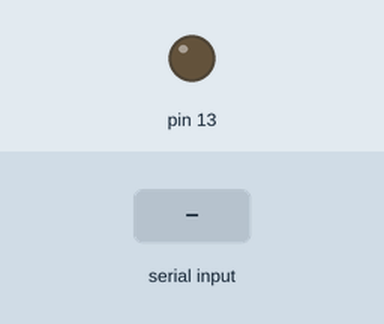
Simulated run of this sketch. Board: Arduino Uno, built with avr-gcc and run on an emulated ATmega328P. Parts: output pins drawn as LEDs (lit = HIGH). The test bench sets the inputs (shaded band).

Above: at 1.2 s.
1.3 s: "a" received over Serial
At 4.0 s:
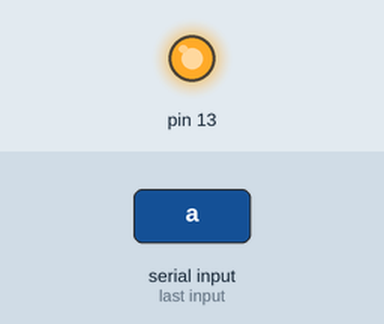
Timing chart, 0 to 10.3 s (numbered marks = the images above; inputs shaded):
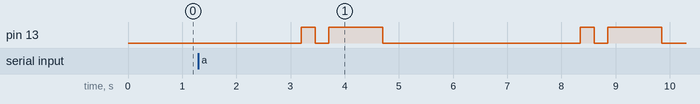

The sketch:

morse2.ino
```cpp
class Morse
{
  public:
    Morse(int pin);
    void dot();
    void dash();
    void c_space();
    void w_space();
  private:
    int _pin;
    int _dottime;
};
Morse morse(13);
String comdata ="";
int count =0;
void setup()
{
  Serial.begin(9600);
}

//**** */*-** ** *- -* --*
void loop()
{
  while(Serial.available()>0)
  {
    comdata += char(Serial.read());
    delay(2);
    count +=1;
  }
  for(int i=0;i<=count;i++)
  {
   switch(comdata[i])
  {
    case 'a': morse.dot();morse.dash(); break;
    case 'b': morse.dash();morse.dot();morse.dot();morse.dot();break;
    case 'c': morse.dash();morse.dot();morse.dash();morse.dot();break;
    case 'd': morse.dash();morse.dot();morse.dot(); break;
    case 'e': morse.dot();break;
    case 'f': morse.dot();morse.dot();morse.dash();morse.dot();break;
    case 'g': morse.dash();morse.dash();morse.dot();break;
    case 'h': morse.dot();morse.dot();morse.dot();morse.dot();break;
    case 'i': morse.dot();morse.dot();break;
    case 'j': morse.dot();morse.dash();morse.dash();morse.dash();break;
    case 'k': morse.dash();morse.dot();morse.dash();break;
    case 'l': morse.dot();morse.dash();morse.dot();morse.dot();break;
    case 'm': morse.dash();morse.dash();break;
    case 'n': morse.dash();morse.dot();break;
    case 'o': morse.dash();morse.dash();morse.dash();break;
    case 'p': morse.dot();morse.dash();morse.dash();morse.dot();break;
    case 'q': morse.dash();morse.dash();morse.dot();morse.dash();break;
    case 'r': morse.dot();morse.dash();morse.dot();break;
    case 's': morse.dot();morse.dot();morse.dot();morse.dot();break;
    case 't': morse.dash();break;
    case 'u': morse.dot();morse.dot();morse.dash();break;
    case 'v': morse.dot();morse.dot();morse.dot();morse.dash();break;
    case 'w': morse.dot();morse.dash();morse.dash();break;
    case 'x': morse.dash();morse.dot();morse.dot();morse.dash();break;
    case 'y': morse.dash();morse.dot();morse.dash();morse.dash();break;
    case 'z': morse.dash();morse.dash();morse.dot();morse.dot();break;
    default:  break;
  }
  delay(200);
  }

  delay(3000);
}
Morse::Morse(int pin)
{
  pinMode(pin,OUTPUT);
  _pin=pin;
  _dottime=250;
}

void Morse::dot()
{
  digitalWrite(_pin,HIGH);
  delay(_dottime);
  digitalWrite(_pin,LOW);
  delay(_dottime);
}

void Morse::dash()
{
  digitalWrite(_pin,HIGH);
  delay(_dottime*4);
  digitalWrite(_pin,LOW);
  delay(_dottime);
}

void Morse::c_space()
{
  digitalWrite(_pin,LOW);
  delay(_dottime*3);
}

void Morse::w_space()
{
  digitalWrite(_pin,LOW);
  delay(_dottime*7);
}
```

Measured:
- after the input at 1.3 s, pin 13: LOW → HIGH after 1.9 s, → LOW 0.25 s later, → HIGH 0.25 s later, → LOW 1.0 s later, … (8 changes in this stretch)
